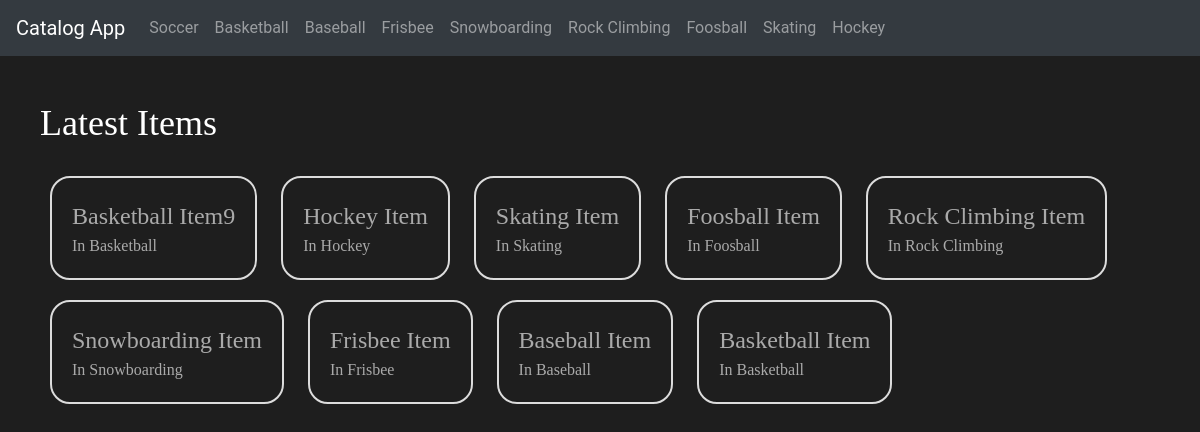
The page / on the database its author committed.
### database_setup.py (models this page shows, shortened)
class Category(Base):
    __tablename__ = 'category'
    id = Column(Integer, primary_key=True)
    title = Column(String(250), nullable=False)

class Item(Base):
    __tablename__ = 'item'
    id = Column(Integer, primary_key=True)
    title = Column(String(250), nullable=False)
    description = Column(Text, nullable=False)
    user_id = Column(Integer, ForeignKey('user.id'))
    user = relationship(User)
    category_id = Column(Integer, ForeignKey('category.id'))
    category = relationship(Category)
    created_at = Column(DateTime, default=datetime.datetime.utcnow)

### app.py (the view)
@app.route('/')
def main():
    latest_items = session.query(Item).order_by(
        desc(Item.created_at)).limit(10).all()
    return render_template('main.html', items=latest_items,
                           getCategoryTitle=getCategoryTitle)

### app.py (called while the page is built)
def getCategoryTitle(category_id):
    return session.query(Category).filter_by(id=category_id).one().title

@app.context_processor
def inject_categories():
    categories_db = session.query(Category).all()
    return dict(categories=categories_db)

@app.context_processor
def inject_login_status():
    state = get_state_token()
    if 'username' in login_session:
        isLoggedIn = True
    else:
        isLoggedIn = False
    return dict(isLoggedIn=isLoggedIn, user_info=login_session, STATE=state)

def get_state_token():
    if 'state' in login_session:
        return login_session['state']
    else:
        state = ''.join(
            random.choice(string.ascii_uppercase + string.digits)
            for x in range(32))
        login_session['state'] = state
        return state

### templates/main.html (shortened to what this page needs)
<!DOCTYPE html>
<html lang="en">
<head>
    <link rel="stylesheet" href="https://stackpath.bootstrapcdn.com/bootstrap/4.2.1/css/bootstrap.min.css">
    <link rel="stylesheet" type="text/css" href="{{ url_for('static', filename='styles.css')}}">
</head>
<body>
    {% include "header.html" %}
    {% block content %}
    <div class="content">
        {% if items == [] %}
            <p class="noItemsText">No items were added yet.</p>
        {% else %}
            <p id="latestItemsLabel">Latest Items</p>
            {% for item in items %}
                <a href="{{url_for('showItem', item_id=item.id)}}" class="itemContainer">
                    <span class="itemTitle">{{ item.title }}</span>
                    <span>In {{ getCategoryTitle(item.category_id) }}</span>
                </a>
            {% endfor %}
        {% endif %}
    </div>
    {% endblock %}
</body>
</html>

### templates/header.html (shortened to what this page needs)
<nav class="navbar navbar-expand-lg navbar-dark bg-dark">
    <a class="navbar-brand" href="{{url_for('main')}}">Catalog App</a>
    <div class="collapse navbar-collapse" id="navbarNav">
      <ul class="navbar-nav">
        {% for category in categories %}
            <li id="{{category.id}}" class="nav-item">
            <a class="nav-link" href="{{url_for('showCategory', category_id=category.id)}}">{{ category.title }}</a>
            </li>
        {% endfor %}
      </ul>
    </div>
  </nav>

### static/styles.css (style rules this page uses)
body { background-color: #1e1e1e; font-family: 'Roboto'; }
.itemContainer { color: #aaa; font-family: 'Roboto-Light'; padding: 20px; border-color: #DCDCDC; border-width: 2px; border-radius: 20px; border-style: solid; display: inline-block; margin: 10px; }
.itemContainer > .itemTitle { font-size: 24px; display: block; font-family: 'Roboto-Regular' }
.content { padding: 40px; }
#latestItemsLabel { font-size: 36px; color: #fff; font-family: 'Roboto-Light'; }

### rows shown on the page
Category: title "Soccer"
Category: title "Basketball"
Category: title "Baseball"
Category: title "Frisbee"
Category: title "Snowboarding"
Category: title "Rock Climbing"
Category: title "Foosball"
Category: title "Skating"
Category: title "Hockey"
Item: title "Basketball Item9"
Item: title "Hockey Item"
Item: title "Skating Item"
Item: title "Foosball Item"
Item: title "Rock Climbing Item"
Item: title "Snowboarding Item"
Item: title "Frisbee Item"
Item: title "Baseball Item"
Item: title "Basketball Item"
